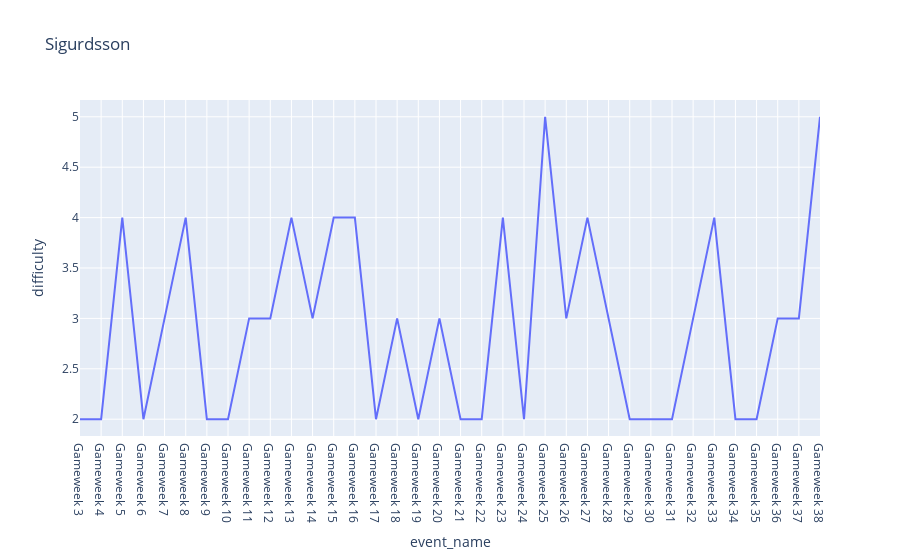

Notebook code cell kept with this figure:
### Code cell
player_future(150)

### Figure 1 — Plotly figure (JSON) as saved in the notebook; plotly's stock layout.template omitted (floating-point values rounded to 4 significant figures)
{"data": [{"customdata": [[false], [true], [true], [false], [false], [true], [false], [true], [false], [true], [false], [true], [false], [true], [true], [false], [false], [true], [true], [false], [false], [true], [false], [true], [false], [true], [false], [true], [false], [true], [false], [true], [false], [true], [true], [false]], "hovertemplate": "event_name=%{x}<br>difficulty=%{y}<br>is_home=%{customdata[0]}<extra></extra>", "legendgroup": "", "line": {"color": "#636efa", "dash": "solid"}, "mode": "lines", "name": "", "orientation": "v", "showlegend": false, "type": "scatter", "x": ["Gameweek 3", "Gameweek 4", "Gameweek 5", "Gameweek 6", "Gameweek 7", "Gameweek 8", "Gameweek 9", "Gameweek 10", "Gameweek 11", "Gameweek 12", "Gameweek 13", "Gameweek 14", "Gameweek 15", "Gameweek 16", "Gameweek 17", "Gameweek 18", "Gameweek 19", "Gameweek 20", "Gameweek 21", "Gameweek 22", "Gameweek 23", "Gameweek 24", "Gameweek 25", "Gameweek 26", "Gameweek 27", "Gameweek 28", "Gameweek 29", "Gameweek 30", "Gameweek 31", "Gameweek 32", "Gameweek 33", "Gameweek 34", "Gameweek 35", "Gameweek 36", "Gameweek 37", "Gameweek 38"], "xaxis": "x", "y": [2, 2, 4, 2, 3, 4, 2, 2, 3, 3, 4, 3, 4, 4, 2, 3, 2, 3, 2, 2, 4, 2, 5, 3, 4, 3, 2, 2, 2, 3, 4, 2, 2, 3, 3, 5], "yaxis": "y"}], "layout": {"legend": {"tracegroupgap": 0}, "title": {"text": "Sigurdsson"}, "xaxis": {"anchor": "y", "domain": [0, 1], "title": {"text": "event_name"}}, "yaxis": {"anchor": "x", "domain": [0, 1], "title": {"text": "difficulty"}}}}
